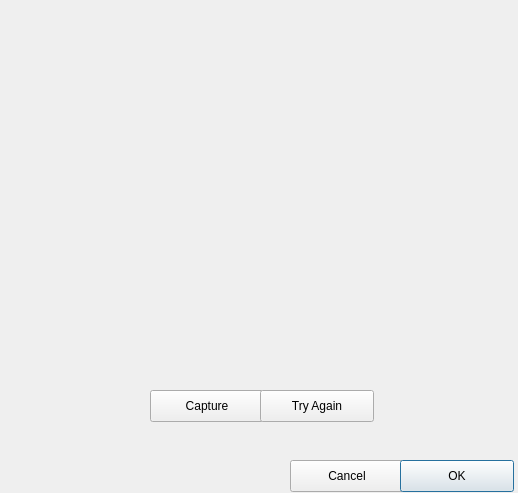
<?xml version="1.0" encoding="UTF-8"?>
<ui version="4.0">
 <class>Dialog</class>
 <widget class="QDialog" name="Dialog">
  <property name="geometry">
   <rect>
    <x>0</x>
    <y>0</y>
    <width>518</width>
    <height>493</height>
   </rect>
  </property>
  <property name="windowTitle">
   <string>Dialog</string>
  </property>
  <widget class="QWidget" name="verticalLayoutWidget">
   <property name="geometry">
    <rect>
     <x>10</x>
     <y>10</y>
     <width>501</width>
     <height>371</height>
    </rect>
   </property>
   <layout class="QVBoxLayout" name="image"/>
  </widget>
  <widget class="QPushButton" name="capture">
   <property name="geometry">
    <rect>
     <x>150</x>
     <y>390</y>
     <width>114</width>
     <height>32</height>
    </rect>
   </property>
   <property name="text">
    <string>Capture</string>
   </property>
   <property name="checkable">
    <bool>false</bool>
   </property>
   <property name="default">
    <bool>false</bool>
   </property>
  </widget>
  <widget class="QPushButton" name="cancel">
   <property name="geometry">
    <rect>
     <x>290</x>
     <y>460</y>
     <width>114</width>
     <height>32</height>
    </rect>
   </property>
   <property name="text">
    <string>Cancel</string>
   </property>
  </widget>
  <widget class="QPushButton" name="ok">
   <property name="geometry">
    <rect>
     <x>400</x>
     <y>460</y>
     <width>114</width>
     <height>32</height>
    </rect>
   </property>
   <property name="text">
    <string>OK</string>
   </property>
   <property name="checkable">
    <bool>false</bool>
   </property>
   <property name="default">
    <bool>true</bool>
   </property>
  </widget>
  <widget class="QPushButton" name="again">
   <property name="geometry">
    <rect>
     <x>260</x>
     <y>390</y>
     <width>114</width>
     <height>32</height>
    </rect>
   </property>
   <property name="text">
    <string>Try Again</string>
   </property>
  </widget>
 </widget>
 <resources/>
 <connections/>
</ui>
